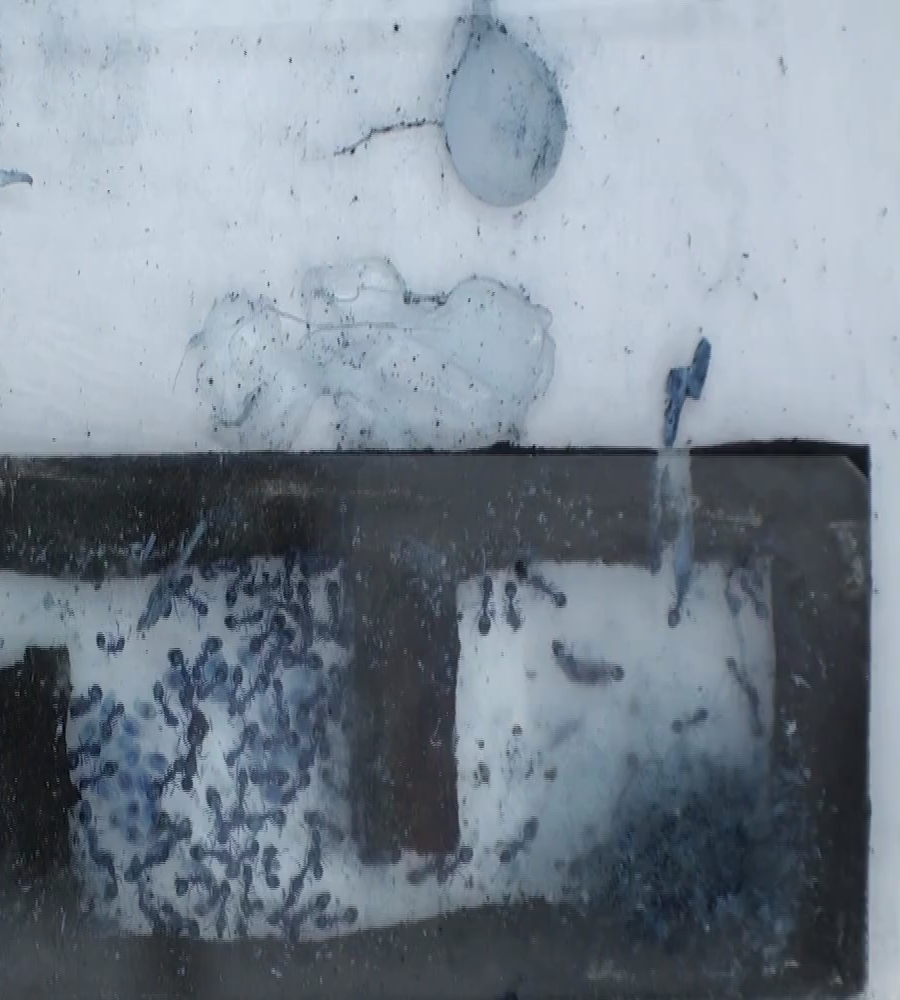
#> input picture images/test/frame0.png, 900 x 1000 px, given in place of cutted_vert.mp4, which was not available
$ jupyter execute dynamique_tracking.ipynb   (text cells are left out)
#> lines starting #> are read from the running program, lines starting #| are printed output that depends on the picture; after the words box and inside, x2 and y2 are one past the last pixel; in counts of white or black regions, pixels touching at a corner belong together; pictures that were not available may be replaced by others from this repository, and a replacement may not be noted
### track/fourmis.py
import math
import numpy as np

def dist(pos1, pos2):
    return np.linalg.norm(pos1-pos2)

# [6 lines left out: function trouvePlusProche, not called in this run]

class Fourmis():
    def __init__(self, id, x, y, w, l, velocite = None):
        self.id = id
        self.x = x
        self.y = y
        self.w = w
        self.l = l
        self.centre = np.array([x + w/2,y + l/2])
        self.velocite = velocite

    def getPos(self):
        return self.centre

    def getVelocite(self):
        return self.velocite

    def getData(self):
        return [self.centre,self.velocite]

    def getId(self):
        return self.id


class GestionFourmis():
    def __init__(self):
        self.ListeFourmis = {}

    def add(self, fourmis):
        if fourmis.getId() not in self.ListeFourmis.keys():
            self.ListeFourmis[fourmis.getId()] = [fourmis.getData()]
        else:
            self.ListeFourmis[fourmis.getId()].append(fourmis.getData())

    def getNbFourmis(self):
        return len(self.ListeFourmis)

    def majFourmis(self, id, data):
        self.ListeFourmis[id].append(data)

    def getListe(self):
        return self.ListeFourmis

    # [4 lines left out: function getPath, not called in this run]

### Apprentissage supervisé/dynamique_tracking.ipynb
[cell 1]
import numpy as np
import cv2 as cv
from fourmis import *
from sys import argv
import matplotlib.pyplot as plt
import pandas as pd
from matplotlib.axes._axes import _log as matplotlib_axes_logger
matplotlib_axes_logger.setLevel('ERROR')
from bibFunctions import *
# from bibFunctions import KalmanFilter
from sklearn.linear_model import LogisticRegression
from sklearn.metrics import accuracy_score

[cell 2]
def blur(image):
    # creation du noyau symetrique
    noy_len = 8
    noyau = np.ones((noy_len,noy_len))/(noy_len**2)
    ddepth = -1
    return cv.filter2D(image,ddepth,noyau)


def dyna_tracking(path_to_video,positions_nourriture,position_nid,priori_fourmis,see=False):
    # Pour le stockage des positions
#> called with path_to_video = 'VIDEOS/cutted_vert.mp4', position_nid = ((710, 800), (50, 50)), priori_fourmis = 200, see = False
    dico_positions = {}
    dico_nid = {}
    list_dico_nouriture = []
    # pour gerer les ids des fourmis
    gFourmis = GestionFourmis()
    cpt = 0
    # lecture de la video et recuperation des frames
    video = cv.VideoCapture(path_to_video)
    ret, frame = video.read()
#> frame is the input picture: shape (1000, 900, 3); mean B, G, R 145.9, 134.3, 123.1
#     frames_tot = int(video.get(cv.CAP_PROP_FRAME_COUNT))
    height, width, layers = frame.shape
#> height = 1000; width = 900; layers = 3
    fgbg = cv.createBackgroundSubtractorMOG2()

    # valeur du seuil
    thresh_val = 50
    # compteur
#     count_frame = 0

    while True:
        ret , frame = video.read()
        if not ret:
            break
        # pour enlever les bords inutiles
        frame = frame[:,370:1430]
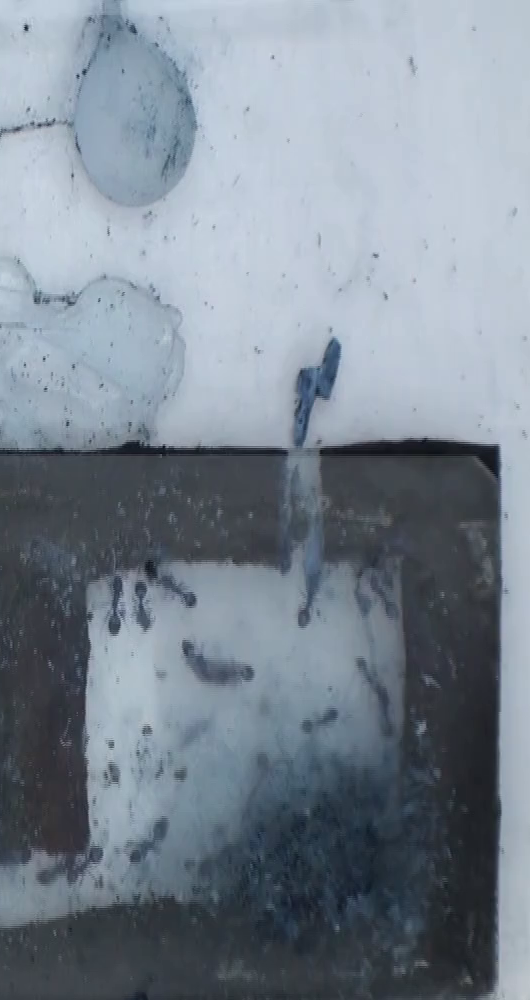
#> frame: shape (1000, 530, 3); mean B, G, R 145.9, 134.4, 123.6
        colors = get_random_colors(len(positions_nourriture))

        #focus sur le nid
        (ni_x,ni_y),(ni_w,ni_h) = position_nid
        cv.putText(frame,"Nid",(ni_x,ni_y-10),cv.FONT_HERSHEY_SIMPLEX,0.5,(0,0,255))
        cv.rectangle(frame,(ni_x,ni_y),(ni_x+ni_w,ni_y+ni_h),(142, 24, 42),2)


        # focus sur les differentes zones de la nouriture
        for i_pos in range(len(positions_nourriture)):
            list_dico_nouriture.append({})
            (nou_x,nou_y),(nou_w,nou_h) = positions_nourriture[i_pos]
            cv.putText(frame,f"Nouriture {i_pos}",(nou_x,nou_y-10),cv.FONT_HERSHEY_SIMPLEX,0.5,(0,0,255))
            cv.rectangle(frame,(nou_x,nou_y),(nou_x+nou_w,nou_y+nou_h),(190, 100, 104),2)
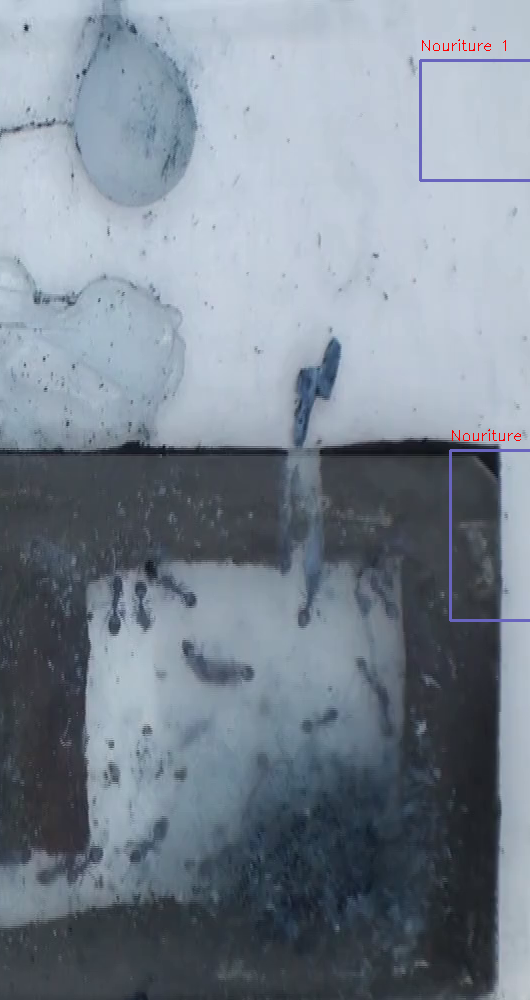
#> frame: shape (1000, 530, 3); 0.44% of pixels changed, all inside (x1, y1, x2, y2) = (419, 39, 530, 622)
#> after the loop, list_dico_nouriture = 2 items

        # appliquer le filtre et seuillage
        gray = cv.cvtColor(frame, cv.COLOR_BGR2GRAY)
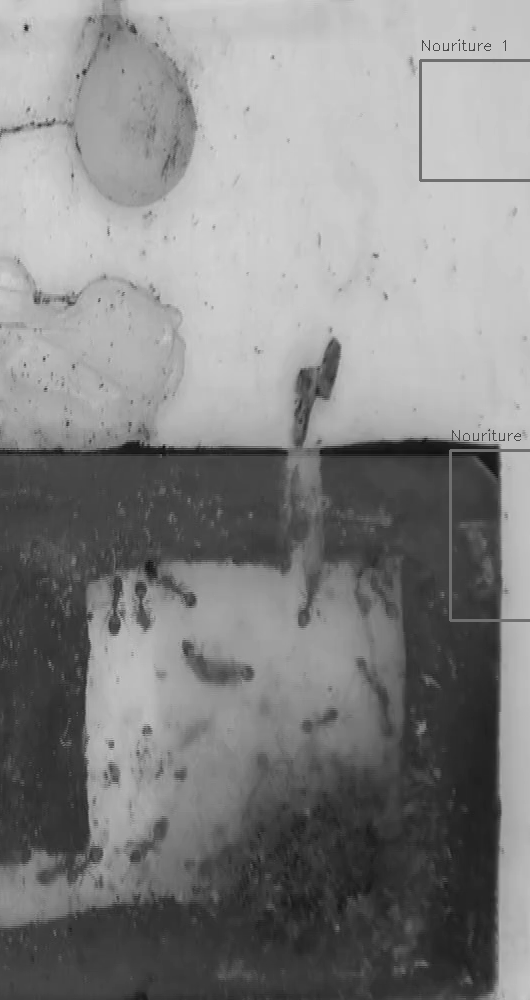
#> gray: shape (1000, 530); min 14, max 215, mean 132.3
        fgmask = fgbg.apply(frame)
#> fgmask: shape (1000, 530); every value is 127
        masque = blur(fgmask)
        _, masque = cv.threshold(masque, thresh_val, 255, cv.THRESH_BINARY)
#> masque: shape (1000, 530); every value is 255

        # dessiner les contours
        cons, _ = cv.findContours(masque, cv.RETR_LIST, cv.CHAIN_APPROX_NONE)
#> cons = 1 contour; box (x1, y1, x2, y2) and area: (0, 0, 530, 1000) 528471
        img = (1 - masque)*gray
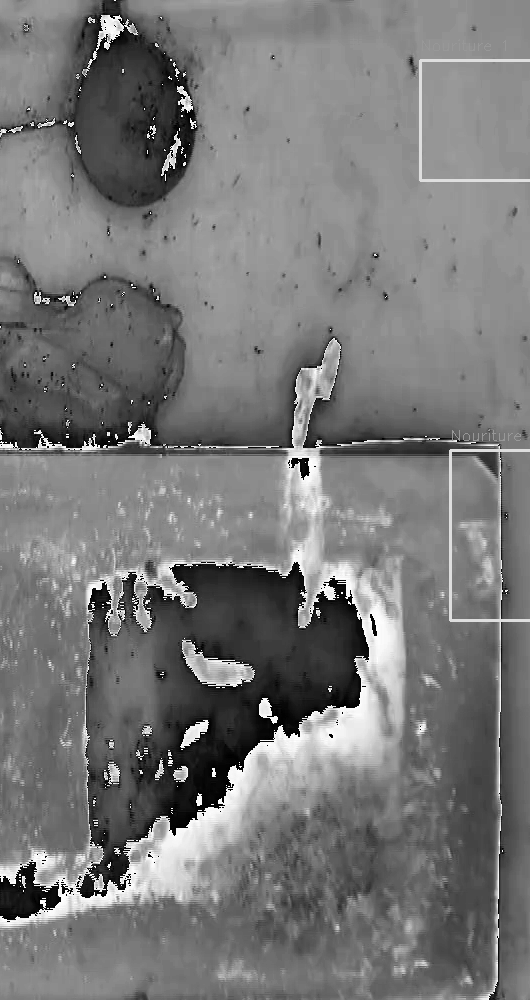
#> img: shape (1000, 530); min 0, max 254, mean 119.8
        for c in cons: # tracer box
            id = None
            (x,y,w,h) = cv.boundingRect(c) # coord
            centre = np.array([x + w/2,y + h/2])
            if gFourmis.getNbFourmis() == 0:
                fourmis = Fourmis(cpt, x,y,w,h)
                gFourmis.add(fourmis)
                id = fourmis.getId()
                cpt +=1
            else:
                f_tmp = Fourmis(cpt, x,y,w,h)
                centre = np.array([x + w/2,y + h/2])
                d = gFourmis.getListe()
                id_chercher = trouvePlusProche(f_tmp, d)
                if id_chercher == -1:
                    gFourmis.add(f_tmp)
                    id = f_tmp.getId()
                    cpt +=1
                else:
                    gFourmis.majFourmis(id_chercher, (centre,None))
                    id =id_chercher

            for i_pos in range(len(positions_nourriture)):
                dico_nouri = list_dico_nouriture[i_pos]
                (nou_x,nou_y),(nou_w,nou_h) = positions_nourriture[i_pos]
                if x >= nou_x and x <= nou_x+nou_w and y >= nou_y and y <= nou_y+nou_h :
                    if id in dico_nouri.keys():
                        (id,coun) = dico_nouri[id]
                        coun += 1
                        dico_nouri[id] = (id,coun)
                    else:
                        dico_nouri[id] = (id,1)

            if id in dico_nid.keys():
                id,coun = dico_nid[id]
                coun += 1
                dico_nid[id] = (id,coun)
            else:
                dico_nid[id] = (id,1)


            if id in dico_positions.keys():
                dico_positions[id].append([id,x,y,w,h])
            else:
                dico_positions[id] = [[id,x,y,w,h]]

            cv.putText(frame,f"{id}",(x,y),cv.FONT_HERSHEY_SIMPLEX,1,(0,0,255))
            cv.rectangle(frame,(x,y),(x+w,y+h),(143,255,46),3)
#> this loop made 1 pass
#> (x, y, w, h) on pass 1: (0, 0, 530, 1000)
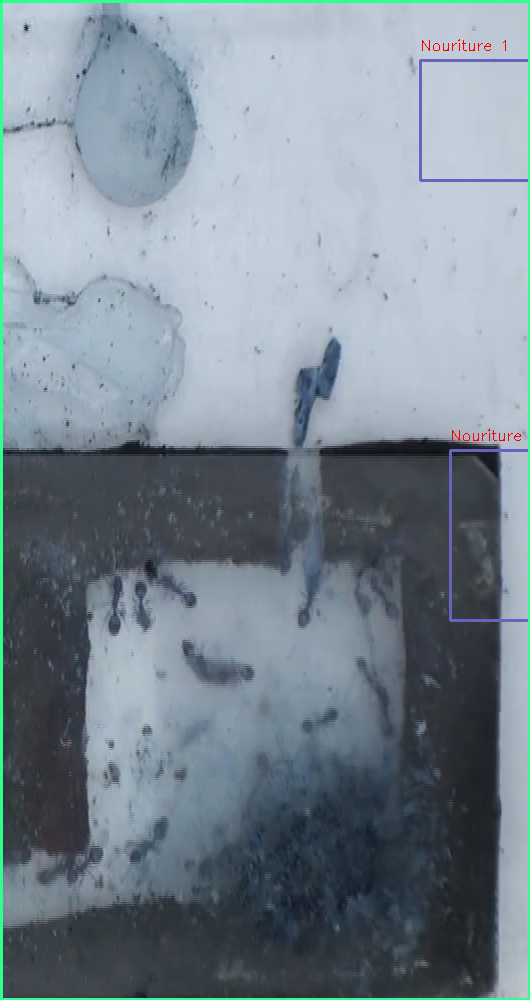
#> frame: shape (1000, 530, 3); 1.44% of pixels changed, all inside (x1, y1, x2, y2) = (0, 0, 530, 1000)
#> after the loop, cpt = 1; dico_nid = {0: (0, 1)}; dico_positions = {0: [[0, 0, 0, 530, 1000]]}

        if see:
            cv.imshow('video', frame)
            if cv.waitKey(1) & 0xFF == ord('q'):
                break
#         else:
#             if nb_frame > frames_tot:
#                 break

            #recuperer à priori fourmis
        if priori_fourmis != None and list(dico_positions.keys())[-1] == priori_fourmis:
            break

    video.release()
    cv.destroyAllWindows()


    return dico_positions,list_dico_nouriture,dico_nid

# [48 lines left out: functions get_plots_, create_dataframe, not called in this run]

def get_random_colors(n):
    colors = []
    r = np.random.randint(0,255,n) / 255
    g = np.random.randint(0,255,n) / 255
    b = np.random.randint(0,255,n) / 255

    return list(zip(r,g,b))


# [12 lines left out: function get_positions, not called in this run]
